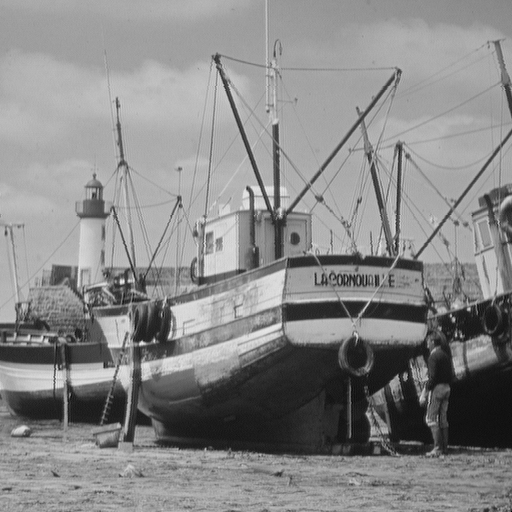
#> input picture Ex_3_3/boat.tif, 512 x 512 px
$ python comparison.py
#> lines starting #> are read from the running program, lines starting #| are printed output that depends on the picture
import numpy as np
import cv2
import matplotlib.pyplot as plt
from scipy import signal
from Samples import create_synthetic_image

def add_noise(image, noise_variance):
    """Fügt Gaußsches Rauschen hinzu"""
    noise = np.random.normal(0, np.sqrt(noise_variance), image.shape)
    return np.clip(image + noise, 0, 255).astype(np.uint8)

def degrade_image(image, kernel, noise_variance):
    """Degradiert Bild durch Blur + Rauschen"""
    blurred = cv2.filter2D(image.astype(np.float64), -1, kernel)
    return add_noise(blurred, noise_variance)

def calculate_psnr(original, restored):
    """Berechnet PSNR"""
    mse = np.mean((original.astype(float) - restored.astype(float)) ** 2)
    if mse == 0:
        return float('inf')
    return 10 * np.log10(255 ** 2 / mse)

# Lade oder erstelle Testbild
try:
    img = cv2.imread("boat.tif", cv2.IMREAD_GRAYSCALE)
#> img is the input picture: shape (512, 512); min 0, max 239, mean 136.1
    if img is None:
        raise FileNotFoundError
except:
    img = create_synthetic_image()

# Erstelle Blur-Kernel (Gaussian)
kernel_size = 15
sigma = kernel_size / 3.0
ax = np.arange(-kernel_size // 2 + 1., kernel_size // 2 + 1.)
xx, yy = np.meshgrid(ax, ax)
kernel = np.exp(-(xx ** 2 + yy ** 2) / (2 * sigma ** 2))
kernel /= kernel.sum()

# Degradiere Bild
noise_var = 50
degraded = degrade_image(img, kernel, noise_var)
#> in degrade_image, `blurred = cv2.filter2D(image.astype(np.float64), -1, kernel)`:
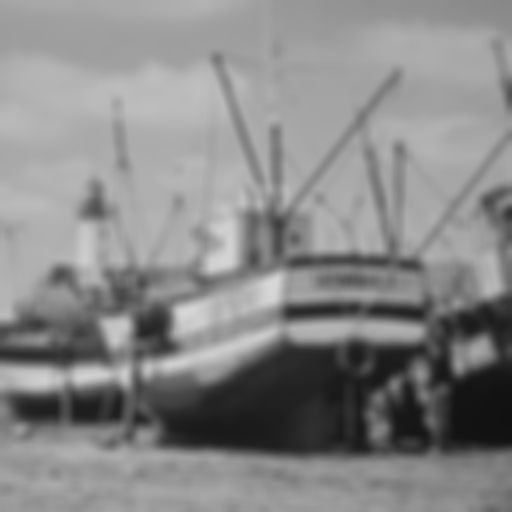
#> blurred: shape (512, 512) float64; min 17.79, max 216.1, mean 136.1

# Wende SciPy Wiener Filter an
filtered_signal = signal.wiener(degraded, (5, 5))
filtered_signal = np.clip(filtered_signal, 0, 255).astype(np.uint8)
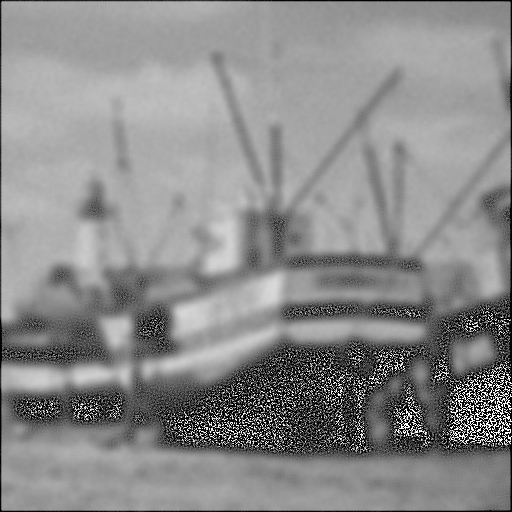
#> filtered_signal: shape (512, 512); min 0, max 255, mean 138.5

# Berechne PSNR-Werte
original_psnr = float('inf')
degraded_psnr = calculate_psnr(img, degraded)
#> in calculate_psnr, `mse = np.mean((original.astype(float) - restored.astype(float)) ** 2)`: mse = 385.2
#> degraded_psnr = 22.27
filtered_psnr = calculate_psnr(img, filtered_signal)
#> filtered_psnr = 16.16

# Zeige Ergebnisse
fig, axes = plt.subplots(1, 3, figsize=(12, 4))

axes[0].imshow(img, cmap='gray')
axes[0].set_title('Original')
axes[0].axis('off')

axes[1].imshow(degraded, cmap='gray')
axes[1].set_title(f'Degradiert\nPSNR: {degraded_psnr:.1f} dB')
axes[1].axis('off')

axes[2].imshow(filtered_signal, cmap='gray')
axes[2].set_title(f'Wiener gefiltert\nPSNR: {filtered_psnr:.1f} dB')
axes[2].axis('off')

plt.tight_layout()
plt.show()
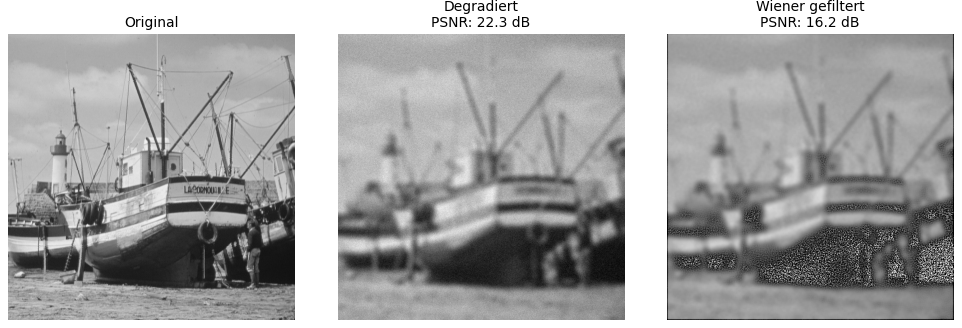
#> figure drawn by matplotlib, 3 panels

print(f"PSNR Vergleich:")
print(f"Degradiert: {degraded_psnr:.2f} dB")
#| Degradiert: 22.27 dB
print(f"Nach Wiener Filter: {filtered_psnr:.2f} dB")
#| Nach Wiener Filter: 16.16 dB
print(f"Verbesserung: {filtered_psnr - degraded_psnr:.2f} dB")
#| Verbesserung: -6.11 dB
